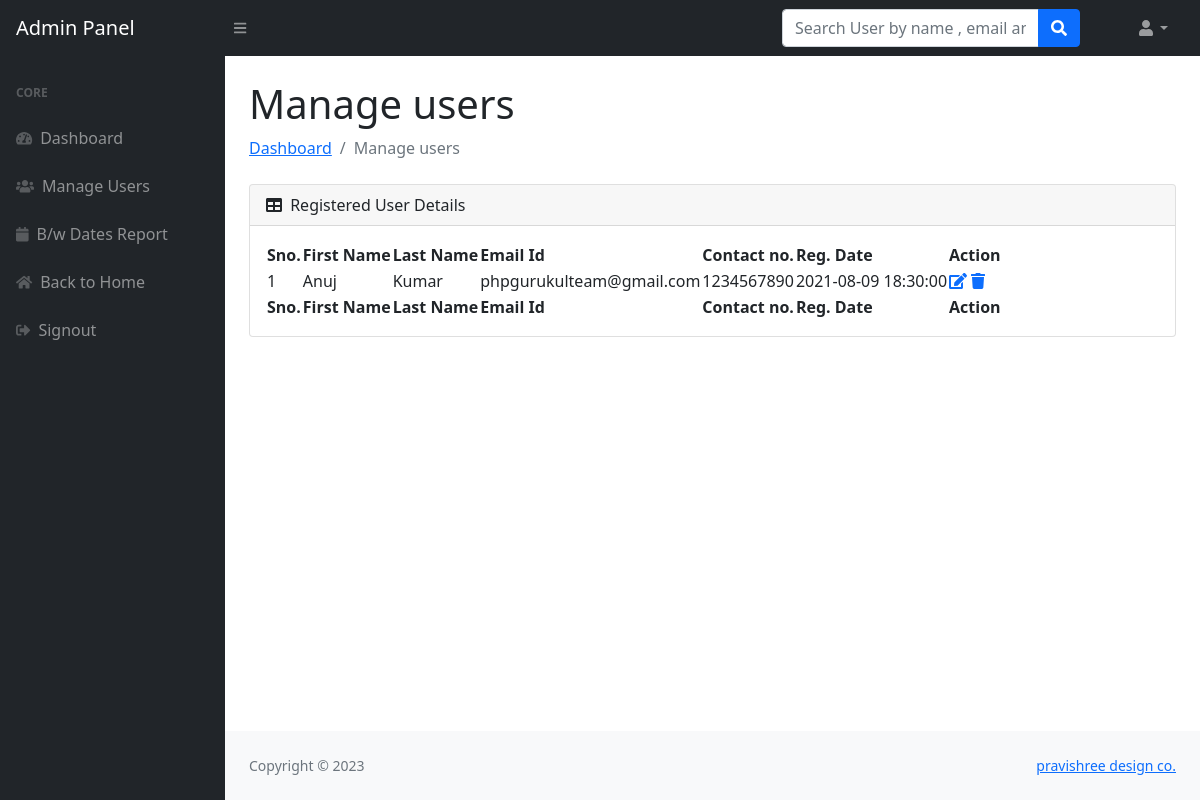
Before: /admin/manage-users.php (signed in) with the older database file.
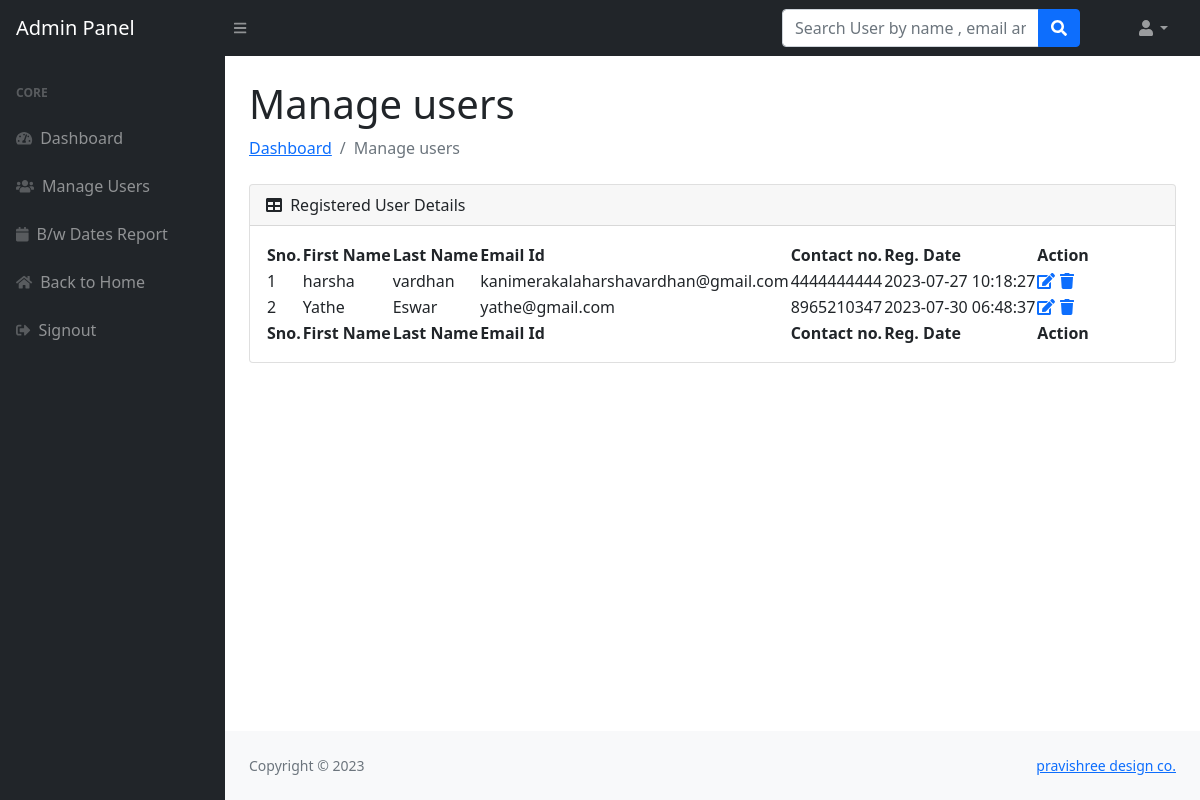
After: the same page with the newer database file.
### tables this page shows
CREATE TABLE `users` (
  `id` int(11) NOT NULL,
  `fname` varchar(255) DEFAULT NULL,
  `lname` varchar(255) DEFAULT NULL,
  `email` varchar(255) DEFAULT NULL,
  `password` varchar(300) DEFAULT NULL,
  `contactno` varchar(11) DEFAULT NULL,
  `posting_date` timestamp NOT NULL DEFAULT current_timestamp(),
  `user_role` text DEFAULT 'user'
);

### admin/manage-users.php (the view, shortened to what this page needs)
<?php session_start();
include_once('../includes/config.php');
if (($_SESSION['user_role']!='admin')) {
  header('location:logout.php');
  } else{
   ?>
<!DOCTYPE html>
<html lang="en">
    <head>
        <link href="https://cdn.jsdelivr.net/npm/simple-datatables@latest/dist/style.css" rel="stylesheet" />
        <link href="../css/styles.css" rel="stylesheet" />
    </head>
    <body class="sb-nav-fixed">
      <?php  include_once('includes/navbar.php');?>
        <div id="layoutSidenav">
            <div id="layoutSidenav_content">
                <main>
                    <div class="container-fluid px-4">
                        <h1 class="mt-4">Manage users</h1>
                        <ol class="breadcrumb mb-4">
                            <li class="breadcrumb-item"><a href="dashboard.php">Dashboard</a></li>
                            <li class="breadcrumb-item active">Manage users</li>
                        </ol>
                        <div class="card mb-4">
                            <div class="card-header">
                                <i class="fas fa-table me-1"></i>
                                Registered User Details
                            </div>
                            <div class="card-body">
                                <table id="datatablesSimple">
                                    <thead>
                                        <tr>
                                             <th>Sno.</th>
                                  <th>First Name</th>
                                  <th> Last Name</th>
                                  <th> Email Id</th>
                                  <th>Contact no.</th>
                                  <th>Reg. Date</th>
                                  <th>Action</th>
                                        </tr>
                                    </thead>
                                    <tfoot>
                                        <tr>
                                             <th>Sno.</th>
                                  <th>First Name</th>
                                  <th> Last Name</th>
                                  <th> Email Id</th>
                                  <th>Contact no.</th>
                                  <th>Reg. Date</th>
                                  <th>Action</th>
                                        </tr>
                                    </tfoot>
                                    <tbody>
                                              <?php $ret=mysqli_query($con,"select * from users");
                              $cnt=1;
                              while($row=mysqli_fetch_array($ret))
                              {?>
                              <tr>
                              <td><?php echo $cnt;?></td>
                                  <td><?php echo $row['fname'];?></td>
                                  <td><?php echo $row['lname'];?></td>
                                  <td><?php echo $row['email'];?></td>
                                  <td><?php echo $row['contactno'];?></td>  <td><?php echo $row['posting_date'];?></td>
                                  <td>
                                     <a href="user-profile.php?uid=<?php echo $row['id'];?>">
                          <i class="fas fa-edit"></i></a>
                                     <a href="manage-users.php?id=<?php echo $row['id'];?>" onClick="return confirm('Do you really want to delete');"><i class="fa fa-trash" aria-hidden="true"></i></a>
                                  </td>
                              </tr>
                              <?php $cnt=$cnt+1; }?>
                                    </tbody>
                                </table>
                            </div>
                        </div>
                    </div>
                </main>
  <?php include('../includes/footer.php');?>
            </div>
        </div>
    </body>
</html>
<?php } ?>

Changed rows visible on the page:
removed users: fname "Anuj", lname "Kumar", email "phpgurukulteam@gmail.com", contactno "1234567890", posting_date "2021-08-09 18:30:00"
added users: fname "harsha", lname "vardhan", email "kanimerakalaharshavardhan@gmail.com", contactno "4444444444", posting_date "2023-07-27 10:18:27"
added users: fname "Yathe", lname "Eswar", email "yathe@gmail.com", contactno "8965210347", posting_date "2023-07-30 06:48:37"
